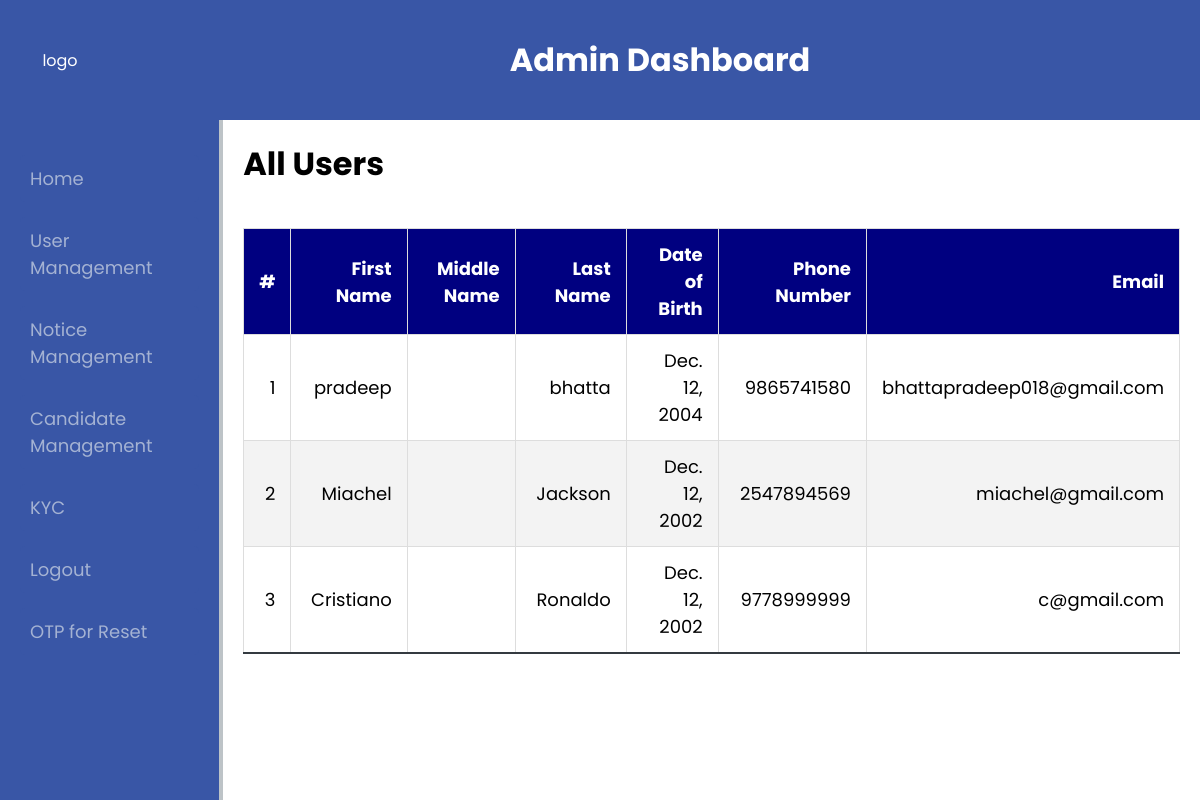
Before: /view_users/ (signed in) with the older database file.
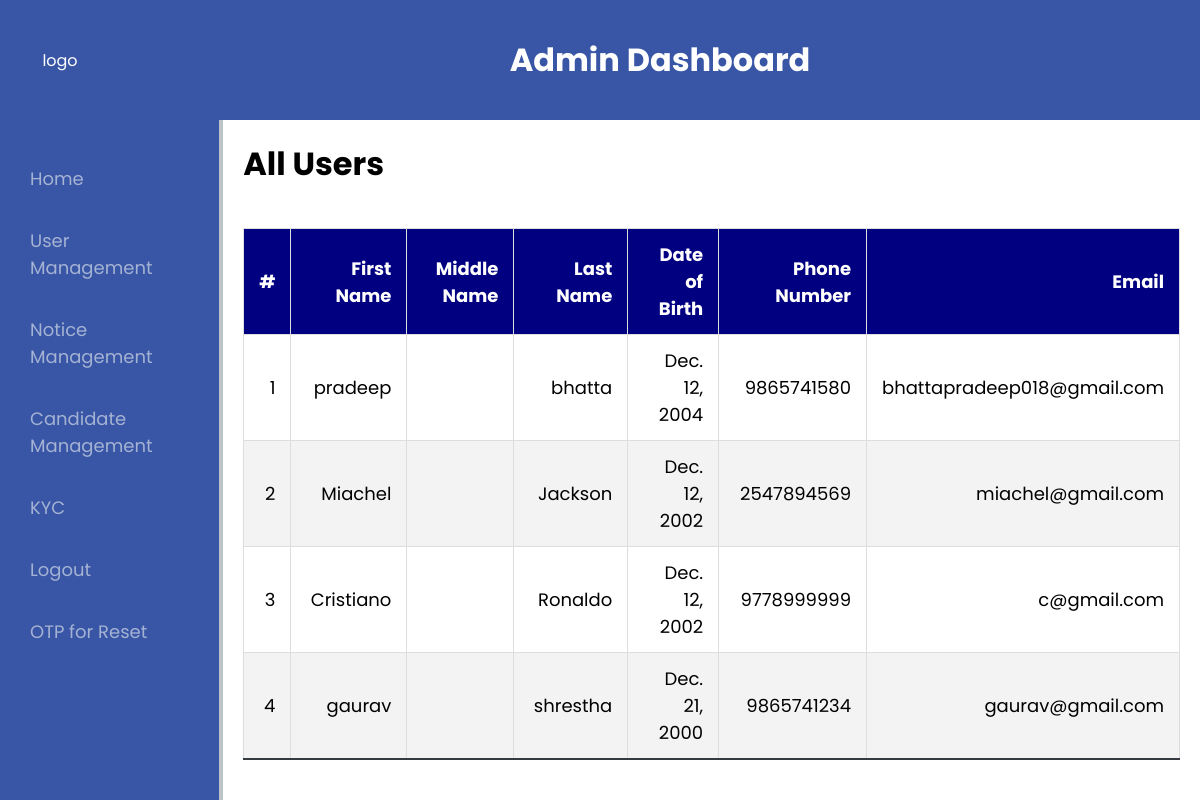
After: the same page with the newer database file.
### myapp/models.py (models this page shows)
class UserProfile(models.Model):
    first_name = models.CharField(max_length=100)
    middle_name = models.CharField(max_length=100, blank=True, null=True)
    last_name = models.CharField(max_length=100)
    dob = models.DateField()
    phone_number = models.CharField(max_length=15, unique=True)
    email = models.EmailField(unique=True)
    password = models.CharField(max_length=255)
    class Meta:
        db_table = 'usersignup'

### myapp/views.py (the view)
# urls.py: path('view_users/', views.view_users, name='view_users'),
def view_users(request):
    if not request.session.get('admin_verified'):
        return redirect('login')
    users = UserProfile.objects.all()
    return render(request, 'myapp/view_user.html', {'users': users})

### myapp/templates/myapp/view_user.html (shortened to what this page needs)
{% extends "myapp/base.html" %}
{% block head %}
    {% load static %}
    <link rel="stylesheet" href="{% static 'myapp/css/view_user.css' %}">
{% endblock %}
{% block content %}
    <h1>All Users</h1>
    <table class="user-table">
        <thead>
            <tr>
                <th>#</th>
                <th>First Name</th>
                <th>Middle Name</th>
                <th>Last Name</th>
                <th>Date of Birth</th>
                <th>Phone Number</th>
                <th>Email</th>
            </tr>
        </thead>
        <tbody>
            {% for user in users %}
            <tr>
                <td data-label="#"> {{ forloop.counter }}</td>
                <td data-label="First Name">{{ user.first_name }}</td>
                <td data-label="Middle Name">{{ user.middle_name|default_if_none:'#' }}</td>
                <td data-label="Last Name">{{ user.last_name }}</td>
                <td data-label="Date of Birth">{{ user.dob }}</td>
                <td data-label="Phone Number">{{ user.phone_number }}</td>
                <td data-label="Email">{{ user.email }}</td>
            </tr>
            {% endfor %}
        </tbody>
    </table>
{% endblock %}

Changed rows visible on the page:
added UserProfile: first_name "gaurav", last_name "shrestha", dob "Dec. 21, 2000", phone_number "9865741234", email "gaurav@gmail.com"
